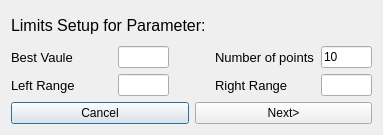
<?xml version="1.0" encoding="UTF-8"?>
<ui version="4.0">
 <class>Dialog</class>
 <widget class="QDialog" name="Dialog">
  <property name="geometry">
   <rect>
    <x>0</x>
    <y>0</y>
    <width>383</width>
    <height>135</height>
   </rect>
  </property>
  <property name="windowTitle">
   <string>Dialog</string>
  </property>
  <layout class="QGridLayout" name="gridLayout">
   <item row="0" column="0">
    <widget class="QLabel" name="label">
     <property name="sizePolicy">
      <sizepolicy hsizetype="Expanding" vsizetype="Preferred">
       <horstretch>0</horstretch>
       <verstretch>0</verstretch>
      </sizepolicy>
     </property>
     <property name="maximumSize">
      <size>
       <width>361</width>
       <height>16777215</height>
      </size>
     </property>
     <property name="font">
      <font>
       <pointsize>12</pointsize>
      </font>
     </property>
     <property name="text">
      <string>Limits Setup for Parameter:</string>
     </property>
    </widget>
   </item>
   <item row="1" column="0">
    <layout class="QVBoxLayout" name="verticalLayout">
     <item>
      <layout class="QHBoxLayout" name="horizontalLayout_2">
       <item>
        <widget class="QLabel" name="label_2">
         <property name="font">
          <font>
           <pointsize>10</pointsize>
          </font>
         </property>
         <property name="text">
          <string>Best Vaule</string>
         </property>
        </widget>
       </item>
       <item>
        <widget class="QLineEdit" name="bestvalLE">
         <property name="maximumSize">
          <size>
           <width>51</width>
           <height>16777215</height>
          </size>
         </property>
        </widget>
       </item>
       <item>
        <spacer name="horizontalSpacer">
         <property name="orientation">
          <enum>Qt::Horizontal</enum>
         </property>
         <property name="sizeType">
          <enum>QSizePolicy::Minimum</enum>
         </property>
         <property name="sizeHint" stdset="0">
          <size>
           <width>40</width>
           <height>20</height>
          </size>
         </property>
        </spacer>
       </item>
       <item>
        <widget class="QLabel" name="label_3">
         <property name="font">
          <font>
           <pointsize>10</pointsize>
          </font>
         </property>
         <property name="text">
          <string>Number of points</string>
         </property>
        </widget>
       </item>
       <item>
        <widget class="QLineEdit" name="numpointLE">
         <property name="maximumSize">
          <size>
           <width>51</width>
           <height>16777215</height>
          </size>
         </property>
         <property name="text">
          <string>10</string>
         </property>
        </widget>
       </item>
      </layout>
     </item>
     <item>
      <layout class="QHBoxLayout" name="horizontalLayout">
       <item>
        <widget class="QLabel" name="label_4">
         <property name="font">
          <font>
           <pointsize>10</pointsize>
          </font>
         </property>
         <property name="text">
          <string>Left Range</string>
         </property>
        </widget>
       </item>
       <item>
        <widget class="QLineEdit" name="leftranLE">
         <property name="maximumSize">
          <size>
           <width>51</width>
           <height>16777215</height>
          </size>
         </property>
        </widget>
       </item>
       <item>
        <spacer name="horizontalSpacer_2">
         <property name="orientation">
          <enum>Qt::Horizontal</enum>
         </property>
         <property name="sizeType">
          <enum>QSizePolicy::Minimum</enum>
         </property>
         <property name="sizeHint" stdset="0">
          <size>
           <width>40</width>
           <height>20</height>
          </size>
         </property>
        </spacer>
       </item>
       <item>
        <widget class="QLabel" name="label_5">
         <property name="font">
          <font>
           <pointsize>10</pointsize>
          </font>
         </property>
         <property name="text">
          <string>Right Range</string>
         </property>
        </widget>
       </item>
       <item>
        <widget class="QLineEdit" name="rightranLE">
         <property name="maximumSize">
          <size>
           <width>51</width>
           <height>16777215</height>
          </size>
         </property>
        </widget>
       </item>
      </layout>
     </item>
    </layout>
   </item>
   <item row="2" column="0">
    <layout class="QHBoxLayout" name="horizontalLayout_3">
     <item>
      <widget class="QPushButton" name="cancelPB">
       <property name="text">
        <string>Cancel</string>
       </property>
      </widget>
     </item>
     <item>
      <widget class="QPushButton" name="nextPB">
       <property name="text">
        <string>Next&gt;</string>
       </property>
      </widget>
     </item>
    </layout>
   </item>
  </layout>
 </widget>
 <resources/>
 <connections/>
</ui>
